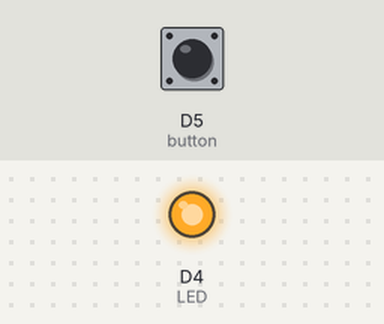
Simulated run of this sketch. Board: ESP8266 (NodeMCU). On the bench: output pins drawn as LEDs (lit = HIGH). The test bench sets the inputs (shaded band); at power-on: D5 (button) HIGH.

Above: at 1.2 s.
1.3 s: D5 (button) pulled LOW for 0.15 s
At 1.37 s:
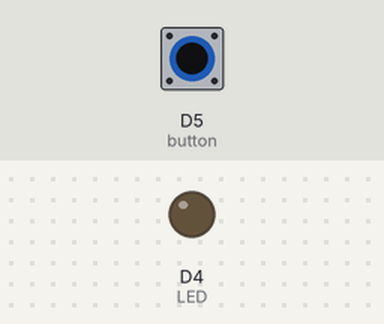
2.9 s: D5 (button) pulled LOW for 3.2 s
At 7.1 s:
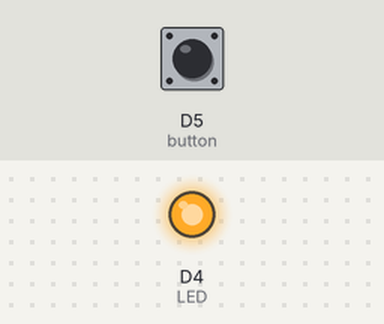
Timing chart, 0 to 8.6 s (numbered marks = the images above; inputs shaded):
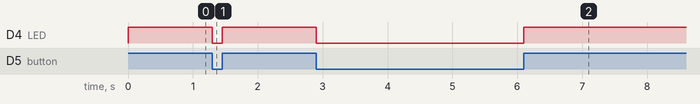

Measured:
- after the input at 1.3 s, D4 (LED): HIGH → LOW at once, → HIGH 0.15 s later
- after the input at 2.9 s, D4 (LED): HIGH → LOW at once, → HIGH 3.2 s later

The sketch:

push_button.ino
```cpp
int LED = D4; // pin number for LED
int button = D5;  // pin number of button

void setup() {
  pinMode(LED, OUTPUT); //set LED as OUTPUT
  pinMode(button, INPUT); //set LED as INPUT
}

void loop() {
  if(digitalRead(button)==0){    // Checking if button is high
    digitalWrite(LED, LOW);   // turn the LED 1 ON
  }
  else{
    digitalWrite(LED, HIGH);     // turn the LED 1 OFF
  }
}
```
